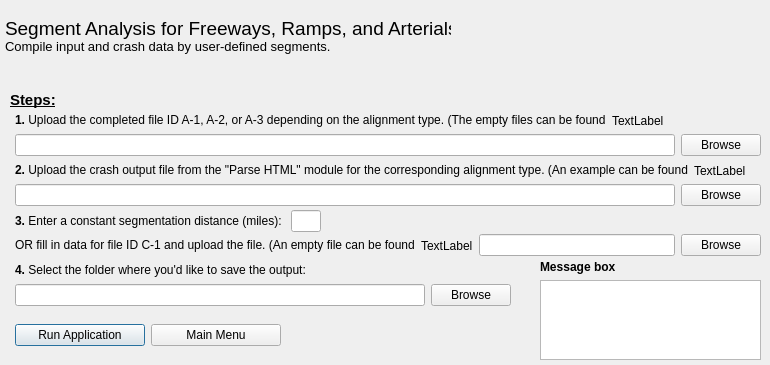
<?xml version="1.0" encoding="UTF-8"?>
<ui version="4.0">
 <class>Dialog</class>
 <widget class="QDialog" name="Dialog">
  <property name="geometry">
   <rect>
    <x>0</x>
    <y>0</y>
    <width>770</width>
    <height>365</height>
   </rect>
  </property>
  <property name="windowTitle">
   <string>Dialog</string>
  </property>
  <widget class="QWidget" name="verticalLayoutWidget">
   <property name="geometry">
    <rect>
     <x>0</x>
     <y>0</y>
     <width>451</width>
     <height>71</height>
    </rect>
   </property>
   <layout class="QVBoxLayout" name="verticalLayout">
    <property name="leftMargin">
     <number>5</number>
    </property>
    <item>
     <widget class="QLabel" name="label_4">
      <property name="font">
       <font>
        <pointsize>14</pointsize>
       </font>
      </property>
      <property name="text">
       <string>&lt;html&gt;&lt;head/&gt;&lt;body&gt;&lt;p&gt;Segment Analysis for Freeways, Ramps, and Arterials&lt;br/&gt;&lt;span style=&quot; font-size:10pt;&quot;&gt;Compile input and crash data by user-defined segments.&lt;/span&gt;&lt;/p&gt;&lt;/body&gt;&lt;/html&gt;</string>
      </property>
     </widget>
    </item>
   </layout>
  </widget>
  <widget class="QWidget" name="horizontalLayoutWidget_4">
   <property name="geometry">
    <rect>
     <x>10</x>
     <y>310</y>
     <width>271</width>
     <height>51</height>
    </rect>
   </property>
   <layout class="QHBoxLayout" name="horizontalLayout_4">
    <property name="leftMargin">
     <number>5</number>
    </property>
    <item>
     <widget class="QPushButton" name="runapp_but">
      <property name="font">
       <font>
        <pointsize>9</pointsize>
       </font>
      </property>
      <property name="text">
       <string>Run Application</string>
      </property>
     </widget>
    </item>
    <item>
     <widget class="QPushButton" name="mainmenu">
      <property name="font">
       <font>
        <pointsize>9</pointsize>
       </font>
      </property>
      <property name="text">
       <string>Main Menu</string>
      </property>
     </widget>
    </item>
   </layout>
  </widget>
  <widget class="QWidget" name="verticalLayoutWidget_4">
   <property name="geometry">
    <rect>
     <x>540</x>
     <y>260</y>
     <width>221</width>
     <height>100</height>
    </rect>
   </property>
   <layout class="QVBoxLayout" name="verticalLayout_4">
    <property name="sizeConstraint">
     <enum>QLayout::SetMaximumSize</enum>
    </property>
    <item>
     <widget class="QLabel" name="label_31">
      <property name="font">
       <font>
        <pointsize>9</pointsize>
        <weight>75</weight>
        <bold>true</bold>
       </font>
      </property>
      <property name="text">
       <string>Message box</string>
      </property>
     </widget>
    </item>
    <item>
     <widget class="QTextEdit" name="messagebox"/>
    </item>
   </layout>
  </widget>
  <widget class="QLabel" name="label">
   <property name="geometry">
    <rect>
     <x>10</x>
     <y>90</y>
     <width>61</width>
     <height>21</height>
    </rect>
   </property>
   <property name="text">
    <string>&lt;html&gt;&lt;head/&gt;&lt;body&gt;&lt;p&gt;&lt;span style=&quot; font-size:11pt; font-weight:600; text-decoration: underline;&quot;&gt;Steps:&lt;/span&gt;&lt;/p&gt;&lt;/body&gt;&lt;/html&gt;</string>
   </property>
  </widget>
  <widget class="QWidget" name="horizontalLayoutWidget_9">
   <property name="geometry">
    <rect>
     <x>10</x>
     <y>110</y>
     <width>751</width>
     <height>21</height>
    </rect>
   </property>
   <layout class="QHBoxLayout" name="horizontalLayout_9">
    <property name="leftMargin">
     <number>5</number>
    </property>
    <item>
     <widget class="QLabel" name="label_7">
      <property name="text">
       <string>&lt;html&gt;&lt;head/&gt;&lt;body&gt;&lt;p&gt;&lt;span style=&quot; font-weight:600;&quot;&gt;1.&lt;/span&gt; Upload the completed file ID A-1, A-2, or A-3 depending on the alignment type. (The empty files can be found&lt;/p&gt;&lt;/body&gt;&lt;/html&gt;</string>
      </property>
     </widget>
    </item>
    <item>
     <widget class="QLabel" name="label_step1">
      <property name="text">
       <string>TextLabel</string>
      </property>
     </widget>
    </item>
   </layout>
  </widget>
  <widget class="QWidget" name="horizontalLayoutWidget_11">
   <property name="geometry">
    <rect>
     <x>10</x>
     <y>210</y>
     <width>311</width>
     <height>22</height>
    </rect>
   </property>
   <layout class="QHBoxLayout" name="horizontalLayout_11">
    <property name="leftMargin">
     <number>5</number>
    </property>
    <item>
     <widget class="QLabel" name="label_10">
      <property name="text">
       <string>&lt;html&gt;&lt;head/&gt;&lt;body&gt;&lt;p&gt;&lt;span style=&quot; font-weight:600;&quot;&gt;3.&lt;/span&gt; Enter a constant segmentation distance (miles): &lt;/p&gt;&lt;/body&gt;&lt;/html&gt;</string>
      </property>
     </widget>
    </item>
    <item>
     <widget class="QLineEdit" name="seg_dist_form"/>
    </item>
   </layout>
  </widget>
  <widget class="QWidget" name="horizontalLayoutWidget_7">
   <property name="geometry">
    <rect>
     <x>10</x>
     <y>260</y>
     <width>501</width>
     <height>21</height>
    </rect>
   </property>
   <layout class="QHBoxLayout" name="horizontalLayout_6">
    <property name="leftMargin">
     <number>5</number>
    </property>
    <item>
     <widget class="QLabel" name="label_5">
      <property name="text">
       <string>&lt;html&gt;&lt;head/&gt;&lt;body&gt;&lt;p&gt;&lt;span style=&quot; font-weight:600;&quot;&gt;4.&lt;/span&gt; Select the folder where you'd like to save the output:&lt;/p&gt;&lt;/body&gt;&lt;/html&gt;</string>
      </property>
     </widget>
    </item>
   </layout>
  </widget>
  <widget class="QWidget" name="horizontalLayoutWidget_10">
   <property name="geometry">
    <rect>
     <x>10</x>
     <y>130</y>
     <width>751</width>
     <height>31</height>
    </rect>
   </property>
   <layout class="QHBoxLayout" name="horizontalLayout_10">
    <property name="leftMargin">
     <number>5</number>
    </property>
    <item>
     <widget class="QLineEdit" name="filenamebox"/>
    </item>
    <item>
     <widget class="QPushButton" name="inputfile_button">
      <property name="font">
       <font>
        <pointsize>9</pointsize>
       </font>
      </property>
      <property name="text">
       <string>Browse</string>
      </property>
     </widget>
    </item>
   </layout>
  </widget>
  <widget class="QWidget" name="horizontalLayoutWidget_12">
   <property name="geometry">
    <rect>
     <x>10</x>
     <y>230</y>
     <width>751</width>
     <height>31</height>
    </rect>
   </property>
   <layout class="QHBoxLayout" name="horizontalLayout_12">
    <property name="leftMargin">
     <number>5</number>
    </property>
    <item>
     <widget class="QLabel" name="label_9">
      <property name="text">
       <string>&lt;html&gt;&lt;head/&gt;&lt;body&gt;&lt;p&gt; OR fill in data for file ID C-1 and upload the file. (An empty file can be found&lt;/p&gt;&lt;/body&gt;&lt;/html&gt;</string>
      </property>
     </widget>
    </item>
    <item>
     <widget class="QLabel" name="label_step3">
      <property name="text">
       <string>TextLabel</string>
      </property>
     </widget>
    </item>
    <item>
     <widget class="QLineEdit" name="filenamebox_3"/>
    </item>
    <item>
     <widget class="QPushButton" name="inputfile_button_3">
      <property name="font">
       <font>
        <pointsize>9</pointsize>
       </font>
      </property>
      <property name="text">
       <string>Browse</string>
      </property>
     </widget>
    </item>
   </layout>
  </widget>
  <widget class="QWidget" name="horizontalLayoutWidget_8">
   <property name="geometry">
    <rect>
     <x>10</x>
     <y>280</y>
     <width>501</width>
     <height>31</height>
    </rect>
   </property>
   <layout class="QHBoxLayout" name="horizontalLayout_7">
    <property name="leftMargin">
     <number>5</number>
    </property>
    <item>
     <widget class="QLineEdit" name="filenamebox_4"/>
    </item>
    <item>
     <widget class="QPushButton" name="savepathbox">
      <property name="font">
       <font>
        <pointsize>9</pointsize>
       </font>
      </property>
      <property name="text">
       <string>Browse</string>
      </property>
     </widget>
    </item>
   </layout>
  </widget>
  <widget class="QWidget" name="horizontalLayoutWidget_13">
   <property name="geometry">
    <rect>
     <x>10</x>
     <y>160</y>
     <width>751</width>
     <height>21</height>
    </rect>
   </property>
   <layout class="QHBoxLayout" name="horizontalLayout_13">
    <property name="leftMargin">
     <number>5</number>
    </property>
    <item>
     <widget class="QLabel" name="label_8">
      <property name="text">
       <string>&lt;html&gt;&lt;head/&gt;&lt;body&gt;&lt;p&gt;&lt;span style=&quot; font-weight:600;&quot;&gt;2.&lt;/span&gt; Upload the crash output file from the &amp;quot;Parse HTML&amp;quot; module for the corresponding alignment type. (An example can be found&lt;/p&gt;&lt;/body&gt;&lt;/html&gt;</string>
      </property>
     </widget>
    </item>
    <item>
     <widget class="QLabel" name="label_step2">
      <property name="text">
       <string>TextLabel</string>
      </property>
     </widget>
    </item>
   </layout>
  </widget>
  <widget class="QWidget" name="horizontalLayoutWidget_14">
   <property name="geometry">
    <rect>
     <x>10</x>
     <y>180</y>
     <width>751</width>
     <height>31</height>
    </rect>
   </property>
   <layout class="QHBoxLayout" name="horizontalLayout_14">
    <property name="leftMargin">
     <number>5</number>
    </property>
    <item>
     <widget class="QLineEdit" name="filenamebox_2"/>
    </item>
    <item>
     <widget class="QPushButton" name="inputfile_button_2">
      <property name="font">
       <font>
        <pointsize>9</pointsize>
       </font>
      </property>
      <property name="text">
       <string>Browse</string>
      </property>
     </widget>
    </item>
   </layout>
  </widget>
 </widget>
 <tabstops>
  <tabstop>runapp_but</tabstop>
  <tabstop>mainmenu</tabstop>
  <tabstop>messagebox</tabstop>
 </tabstops>
 <resources/>
 <connections/>
</ui>
